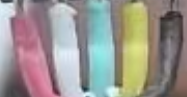
#> input picture src/design/test/test_wire.png, 187 x 97 px
$ python -i test_ocr.py   (imports and definitions only)
#> lines starting #> are read from the running program, lines starting #| are printed output that depends on the picture; after the words box and inside, x2 and y2 are one past the last pixel; in counts of white or black regions, pixels touching at a corner belong together
import math
import os
from datetime import datetime
from time import sleep

import loguru
import pytesseract
from PIL import Image

import numpy as np
import cv2 as cv


# [185 lines left out: functions ocr_detect, harr_corner_detect, new_corner_detect, compare_two_pics, take_photo, midian_blur and 2 more, not called in this run]


def new_method(img):
#> called with img = '../test/test_wire.png'
    img = cv.imread(img)  # 载入图像
#> img is the input picture: shape (97, 187, 3); mean B, G, R 143.4, 149, 153.8
    h, w = img.shape[:2]  # 获取图像的高和宽
#> h = 97; w = 187
    cv.imshow("Origin", img)  # 显示原始图像

    blured = cv.blur(img, (5, 5))  # 进行滤波去掉噪声
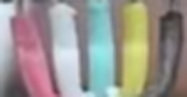
#> blured: shape (97, 187, 3); mean B, G, R 143.4, 149, 153.8
    cv.imshow("Blur", blured)  # 显示低通滤波后的图像

    mask = np.zeros((h + 2, w + 2), np.uint8)  # 掩码长和宽都比输入图像多两个像素点，满水填充不会超出掩码的非零边缘
    # 进行泛洪填充
    cv.floodFill(blured, mask, (w - 1, h - 1), (255, 255, 255), (2, 2, 2), (3, 3, 3), 8)
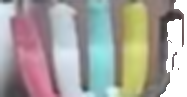
#> blured: shape (97, 187, 3); 8.75% of pixels changed, all inside (x1, y1, x2, y2) = (160, 0, 187, 97)
    cv.imshow("floodfill", blured)

    # 得到灰度图
    gray = cv.cvtColor(blured, cv.COLOR_BGR2GRAY)
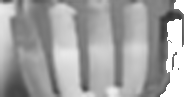
#> gray: shape (97, 187); min 50, max 255, mean 163.1
    cv.imshow("gray", gray)

    # 定义结构元素
    kernel = cv.getStructuringElement(cv.MORPH_RECT, (50, 50))
    # 开闭运算，先开运算去除背景噪声，再继续闭运算填充目标内的孔洞
    opened = cv.morphologyEx(gray, cv.MORPH_OPEN, kernel)
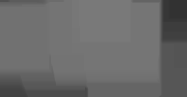
#> opened: shape (97, 187); min 50, max 121, mean 105.5
    closed = cv.morphologyEx(opened, cv.MORPH_CLOSE, kernel)
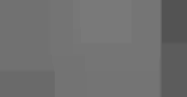
#> closed: shape (97, 187); min 83, max 121, mean 111.5
    cv.imshow("closed", closed)

    # 求二值图
    ret, binary = cv.threshold(closed, 250, 255, cv.THRESH_BINARY)
#> binary: shape (97, 187); every value is 0
    cv.imshow("binary", binary)

    # 找到轮廓
    contours, hierarchy = cv.findContours(binary, cv.RETR_TREE, cv.CHAIN_APPROX_SIMPLE)
#> contours = []

    # find the main island (biggest area)
#> (the run stopped early here; a loop or call above may not have finished)
